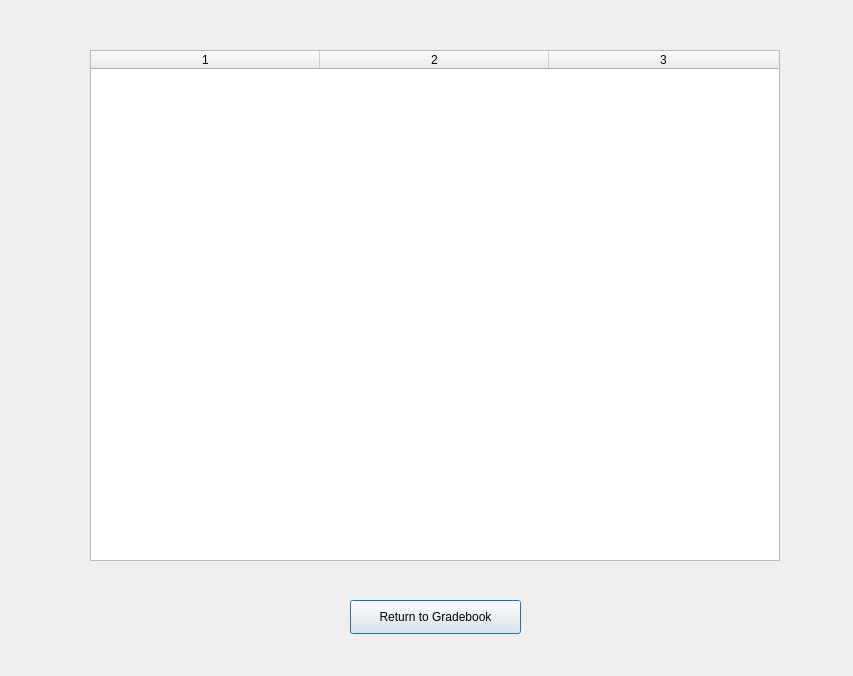
<?xml version="1.0" encoding="UTF-8"?>
<ui version="4.0">
 <class>Dialog</class>
 <widget class="QDialog" name="Dialog">
  <property name="geometry">
   <rect>
    <x>0</x>
    <y>0</y>
    <width>853</width>
    <height>676</height>
   </rect>
  </property>
  <property name="windowTitle">
   <string>Dialog</string>
  </property>
  <widget class="QTableWidget" name="studentDisplay">
   <property name="geometry">
    <rect>
     <x>90</x>
     <y>50</y>
     <width>690</width>
     <height>511</height>
    </rect>
   </property>
   <property name="columnCount">
    <number>3</number>
   </property>
   <attribute name="horizontalHeaderDefaultSectionSize">
    <number>229</number>
   </attribute>
   <attribute name="verticalHeaderVisible">
    <bool>false</bool>
   </attribute>
   <column/>
   <column/>
   <column/>
  </widget>
  <widget class="QPushButton" name="returnButton">
   <property name="geometry">
    <rect>
     <x>350</x>
     <y>600</y>
     <width>171</width>
     <height>34</height>
    </rect>
   </property>
   <property name="text">
    <string>Return to Gradebook</string>
   </property>
  </widget>
 </widget>
 <resources/>
 <connections/>
</ui>
